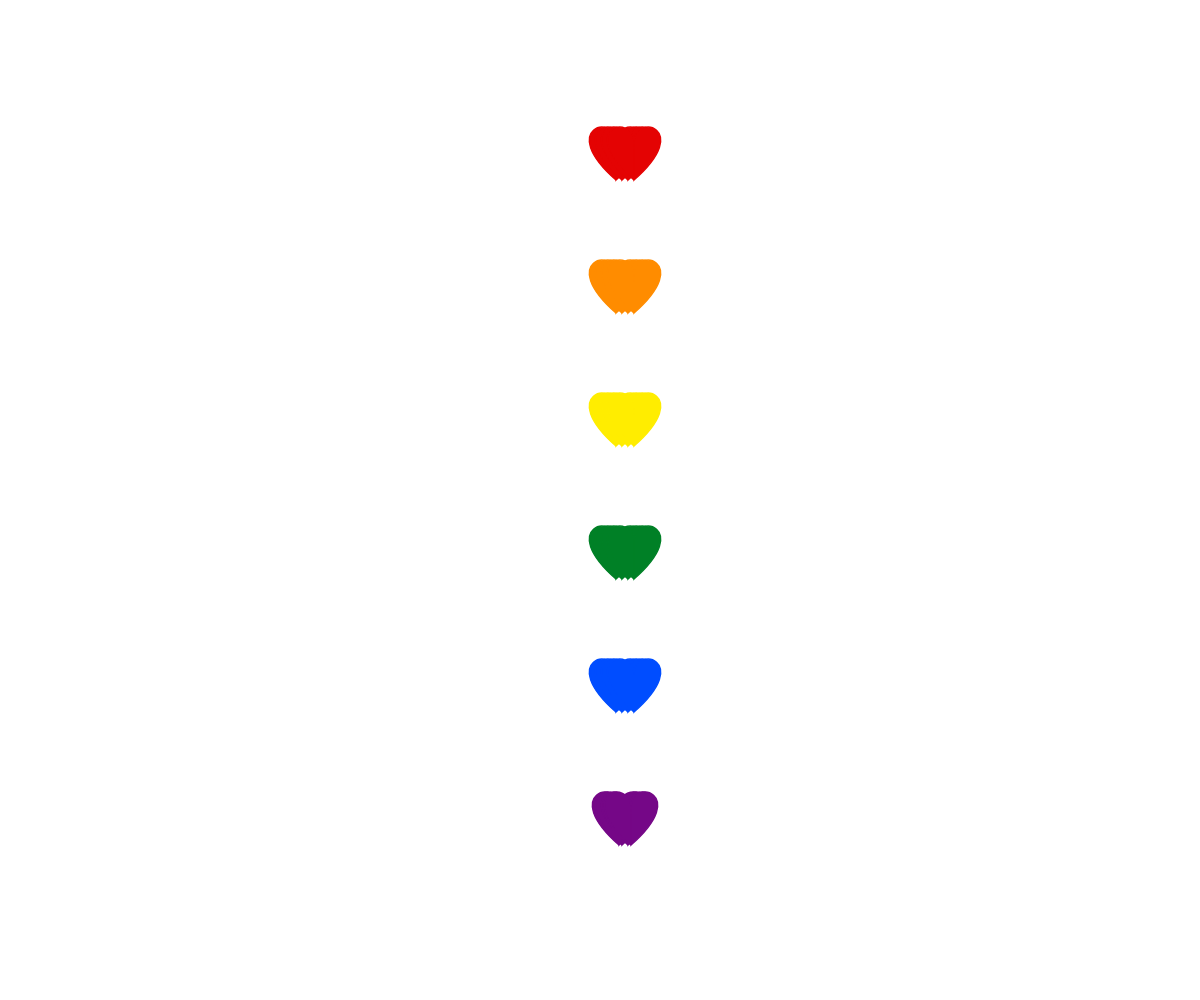
Frame 1 (no input)
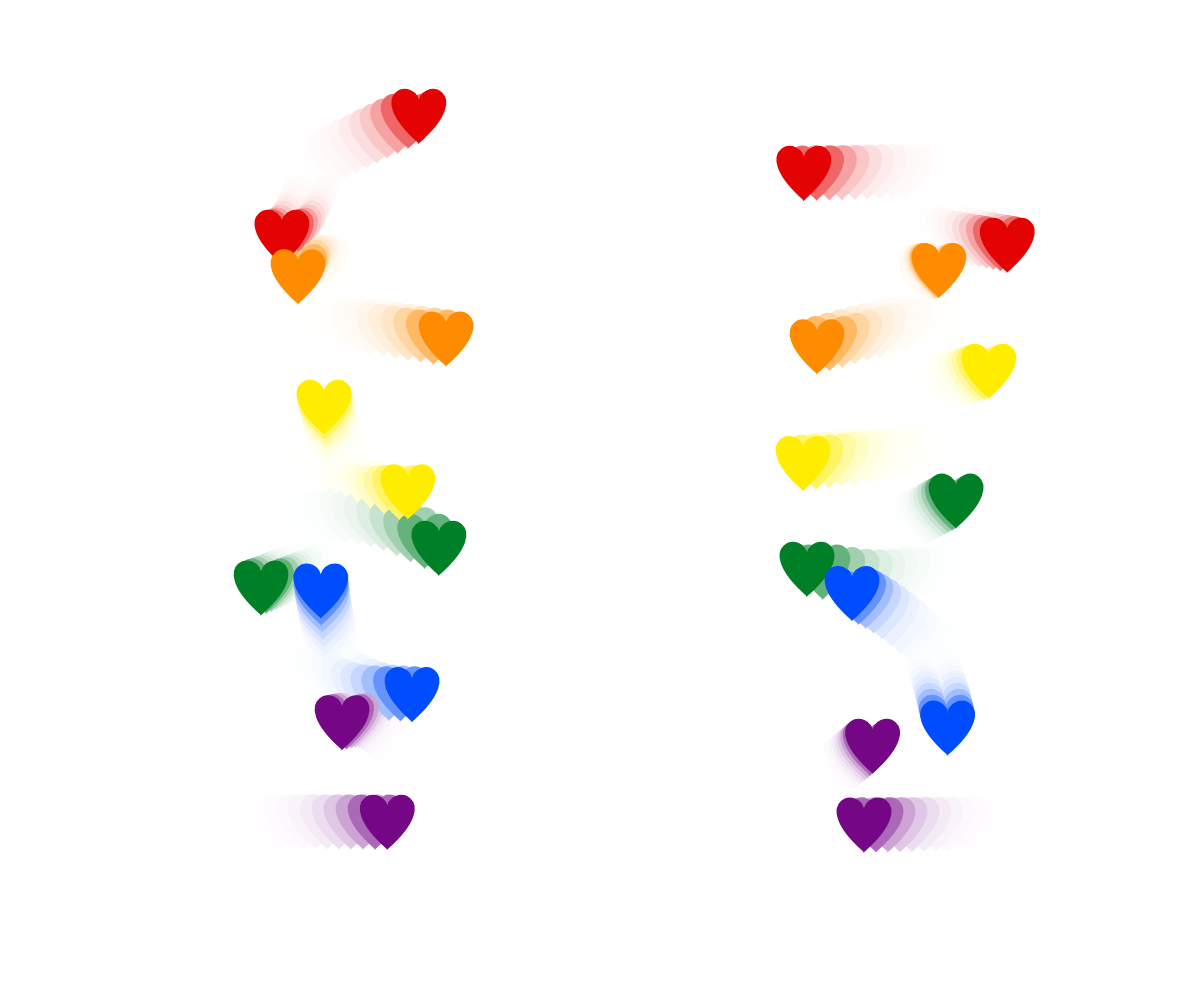
Frame 60 (no input)
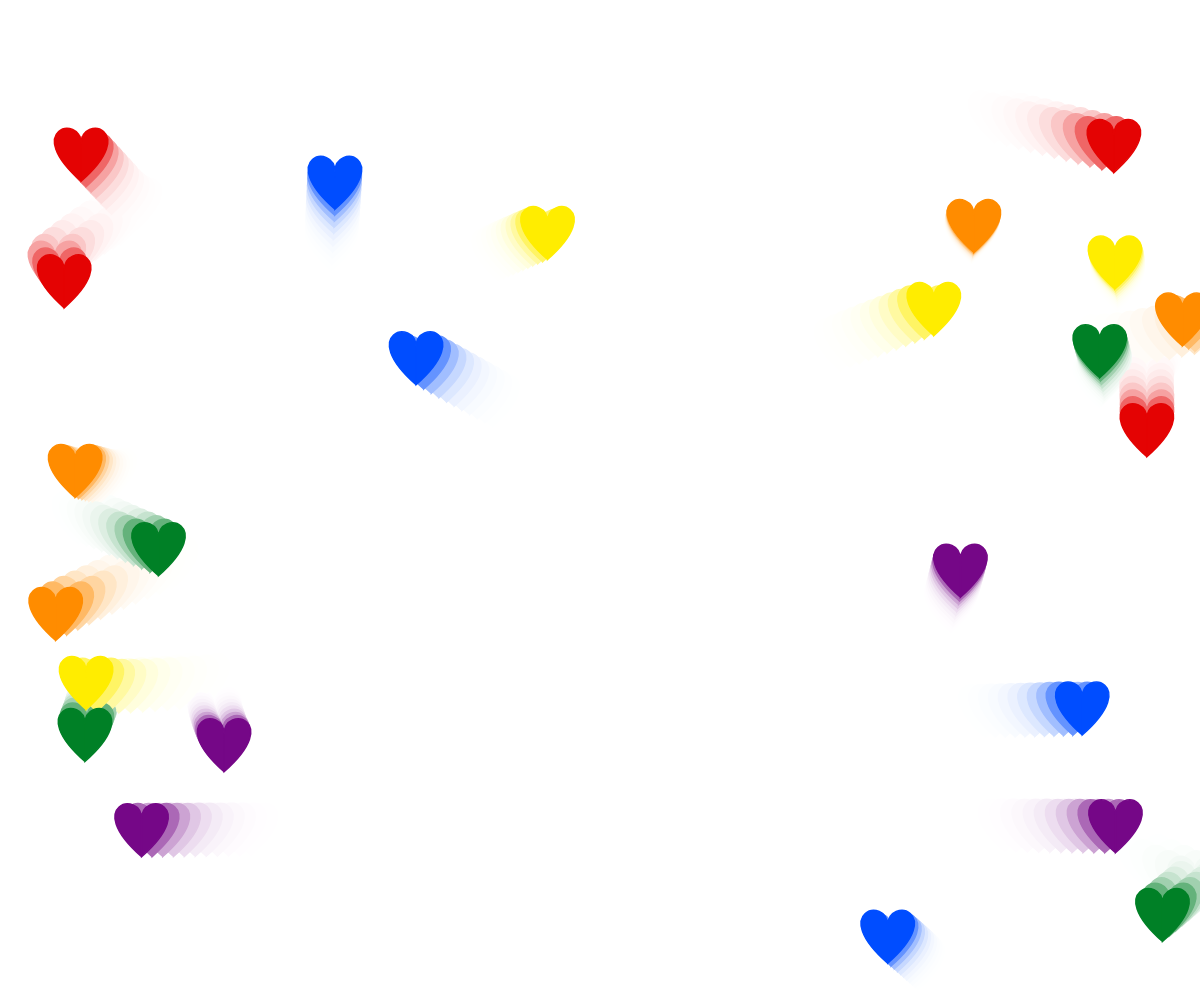
Frame 120 (the mouse pressed at the canvas centre since frame 60)

The p5.js sketch that drew these frames (run headless with seeded random() and noise() and a simulated clock; from frame 60 on, the mouse is pressed at the canvas centre):

// p5.js sketch
// ── sketch.js
var numBalls = 24;
var spring = 0.05;
var gravity = -0.00005;
var friction = -0.5;
var balls = [];
var colors;
var partners = {
  0: 13,
  1: 15,
  2: 17,
  3: 19,
  4: 21,
  5: 23,
  6: 14,
  7: 18,
  8: 22,
  9: 16,
  10: 20,
  11: 12
}

function setup() {
  createCanvas(windowWidth, windowHeight);
  var a = 255;  // change this to lighten
  colors = [
    color(228, 3, 3, a),
    color(255, 140, 0, a),
    color(255, 237, 0, a),
    color(0, 128, 38, a),
    color(0, 77, 255, a),
    color(117, 7, 135, a)
  ];
  for (var i = 0; i < numBalls; i++) {
    balls[i] = new Ball(width/2, (i%6)*height*0.133+height*0.15, 60, i, balls);
  }
  for (var i = 0; i < numBalls/2; i++) {
    balls[i].p = partners[i];
    balls[partners[i]].p = i;
    console.log('partners '+partners[i]+" "+i)
  }
  noStroke();
  noFill();
  fill(255, 204);
}

function draw() {
  background(255, 100);
  for (var i = 0; i < balls.length; i++) {
    var ball = balls[i];
    ball.collide();
    ball.move();
    ball.display();  
  }
}

 
function Ball(xin, yin, din, idin, oin) {
  this.x = xin;
  this.y = yin;
  this.diameter = din;
  this.id = idin;
  this.others = oin;
  this.vx = 0;
  this.vy = 0;
  this.collided = false;

  this.collide = function() {
    for (var i = this.id + 1; i < numBalls; i++) {
      if (this.others[i].id !== this.p) {
        var dx = this.others[i].x - this.x;
        var dy = this.others[i].y - this.y;
        var distance = sqrt(dx*dx + dy*dy);
        var minDist = this.others[i].diameter/2 + this.diameter/2;
        if (distance < minDist) {
          var angle = atan2(dy, dx);
          var targetX = this.x + cos(angle) * minDist;
          var targetY = this.y + sin(angle) * minDist;
          var ax = (targetX - this.others[i].x) * spring;
          var ay = (targetY - this.others[i].y) * spring + random(-0.01, 0.01);
          this.vx -= ax;
          this.vy -= ay;
          this.others[i].vx += ax;
          this.others[i].vy += ay;
        }
      }
    }   
  }
  
  this.move = function() {
    this.vy += gravity;
    this.x += this.vx;
    this.y += this.vy;
    if (this.x + this.diameter/2 > width) {
      this.x = width - this.diameter/2;
      this.vx *= friction; 
    }
    else if (this.x - this.diameter/2 < 0) {
      this.x = this.diameter/2;
      this.vx *= friction;
    }
    if (this.y + this.diameter/2 > height) {
      this.y = height - this.diameter/2;
      this.vy *= friction; 
    } 
    else if (this.y - this.diameter/2 < 0) {
      this.y = this.diameter/2;
      this.vy *= friction;
    }
    this.vx += (balls[this.p].x - this.x) * 0.0001;
    this.vy += (balls[this.p].y - this.y) * 0.0001;
  }
   
  this.display = function() {
    push();  
    fill(colors[this.id%6]);
    stroke(colors[this.id%6]);
    //ellipse(this.x, this.y, this.diameter, this.diameter);
    translate(this.x-50, this.y-this.diameter/2);
    scale(1.5)
    beginShape();
    vertex(50, 15); 
    bezierVertex(50, -5, 90, 5, 50, 40); 
    vertex(50, 15); 
    bezierVertex(50, -5, 10, 5, 50, 40); 
    endShape();
    pop(); 
  }
}
